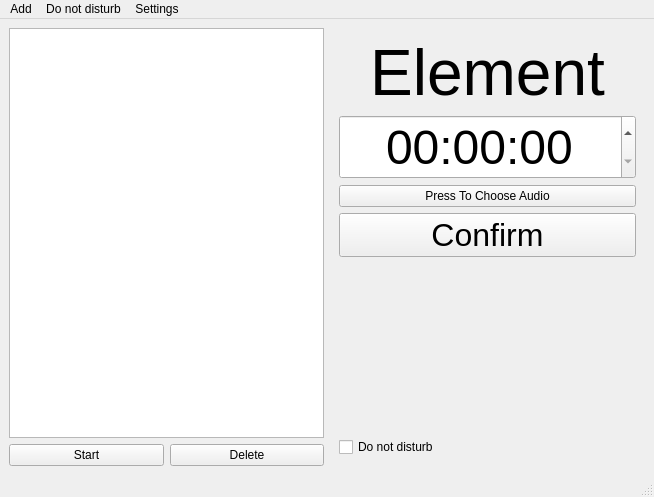
<?xml version="1.0" encoding="UTF-8"?>
<ui version="4.0">
 <class>MainWindow</class>
 <widget class="QMainWindow" name="MainWindow">
  <property name="geometry">
   <rect>
    <x>0</x>
    <y>0</y>
    <width>654</width>
    <height>497</height>
   </rect>
  </property>
  <property name="windowTitle">
   <string>MainWindow</string>
  </property>
  <property name="styleSheet">
   <string notr="true"/>
  </property>
  <widget class="QWidget" name="centralwidget">
   <layout class="QGridLayout" name="gridLayout_2">
    <item row="0" column="0" rowspan="3">
     <layout class="QVBoxLayout" name="verticalLayout_2">
      <item>
       <widget class="QListWidget" name="listWidget">
        <property name="styleSheet">
         <string notr="true">QListView::item:alternate {
    background: #EEEEEE;
}

QListView::item:selected {
    border: 1px solid #6a6ea9;
}

QListView::item:selected:!active {
    background: qlineargradient(x1: 0, y1: 0, x2: 0, y2: 1,
                                stop: 0 #ABAFE5, stop: 1 #8588B2);
}

QListView::item:selected:active {
    background: qlineargradient(x1: 0, y1: 0, x2: 0, y2: 1,
                                stop: 0 #6a6ea9, stop: 1 #888dd9);
}

QListView::item:hover {
    background: qlineargradient(x1: 0, y1: 0, x2: 0, y2: 1,
                                stop: 0 #FAFBFE, stop: 1 #DCDEF1);
}</string>
        </property>
       </widget>
      </item>
      <item>
       <layout class="QHBoxLayout" name="horizontalLayout">
        <item>
         <widget class="QPushButton" name="startbutton">
          <property name="text">
           <string>Start</string>
          </property>
         </widget>
        </item>
        <item>
         <widget class="QPushButton" name="pushButton_2">
          <property name="text">
           <string>Delete</string>
          </property>
         </widget>
        </item>
       </layout>
      </item>
     </layout>
    </item>
    <item row="0" column="1">
     <widget class="QWidget" name="container" native="true">
      <layout class="QVBoxLayout" name="verticalLayout_3">
       <item>
        <widget class="QLabel" name="Creation_of_type">
         <property name="sizePolicy">
          <sizepolicy hsizetype="MinimumExpanding" vsizetype="Fixed">
           <horstretch>0</horstretch>
           <verstretch>0</verstretch>
          </sizepolicy>
         </property>
         <property name="maximumSize">
          <size>
           <width>16777215</width>
           <height>16777215</height>
          </size>
         </property>
         <property name="font">
          <font>
           <pointsize>48</pointsize>
          </font>
         </property>
         <property name="text">
          <string>Element</string>
         </property>
         <property name="alignment">
          <set>Qt::AlignCenter</set>
         </property>
        </widget>
       </item>
       <item>
        <widget class="QTimeEdit" name="TimeSelection">
         <property name="sizePolicy">
          <sizepolicy hsizetype="Expanding" vsizetype="Preferred">
           <horstretch>0</horstretch>
           <verstretch>60</verstretch>
          </sizepolicy>
         </property>
         <property name="minimumSize">
          <size>
           <width>0</width>
           <height>60</height>
          </size>
         </property>
         <property name="maximumSize">
          <size>
           <width>16777215</width>
           <height>16777215</height>
          </size>
         </property>
         <property name="font">
          <font>
           <pointsize>36</pointsize>
          </font>
         </property>
         <property name="alignment">
          <set>Qt::AlignCenter</set>
         </property>
         <property name="currentSection">
          <enum>QDateTimeEdit::HourSection</enum>
         </property>
         <property name="displayFormat">
          <string>HH:mm:ss</string>
         </property>
        </widget>
       </item>
       <item>
        <widget class="QPushButton" name="choose_sound">
         <property name="text">
          <string>Press To Choose Audio</string>
         </property>
        </widget>
       </item>
       <item>
        <widget class="QPushButton" name="confirm_button">
         <property name="sizePolicy">
          <sizepolicy hsizetype="Preferred" vsizetype="Fixed">
           <horstretch>0</horstretch>
           <verstretch>0</verstretch>
          </sizepolicy>
         </property>
         <property name="font">
          <font>
           <pointsize>24</pointsize>
          </font>
         </property>
         <property name="text">
          <string>Confirm</string>
         </property>
        </widget>
       </item>
      </layout>
     </widget>
    </item>
    <item row="1" column="1">
     <spacer name="verticalSpacer">
      <property name="orientation">
       <enum>Qt::Vertical</enum>
      </property>
      <property name="sizeHint" stdset="0">
       <size>
        <width>20</width>
        <height>50</height>
       </size>
      </property>
     </spacer>
    </item>
    <item row="2" column="1">
     <widget class="QWidget" name="widget" native="true">
      <layout class="QGridLayout" name="gridLayout">
       <item row="0" column="0">
        <layout class="QHBoxLayout" name="horizontalLayout_2">
         <item>
          <widget class="QCheckBox" name="dont_disturb_check">
           <property name="text">
            <string>Do not disturb </string>
           </property>
          </widget>
         </item>
         <item>
          <widget class="QLabel" name="from_to_dont_disturb">
           <property name="text">
            <string/>
           </property>
           <property name="alignment">
            <set>Qt::AlignCenter</set>
           </property>
          </widget>
         </item>
        </layout>
       </item>
      </layout>
     </widget>
    </item>
   </layout>
  </widget>
  <widget class="QMenuBar" name="menubar">
   <property name="geometry">
    <rect>
     <x>0</x>
     <y>0</y>
     <width>654</width>
     <height>22</height>
    </rect>
   </property>
   <widget class="QMenu" name="menuAdd">
    <property name="title">
     <string>Add</string>
    </property>
    <addaction name="actionTimer"/>
    <addaction name="actionAlarm_Clock"/>
   </widget>
   <widget class="QMenu" name="menuDo_not_disturb">
    <property name="title">
     <string>Do not disturb</string>
    </property>
    <addaction name="actionset_change_don_t_disturb_time"/>
   </widget>
   <widget class="QMenu" name="menuSettings">
    <property name="title">
     <string>Settings</string>
    </property>
    <widget class="QMenu" name="menutime_format">
     <property name="title">
      <string>time format</string>
     </property>
     <addaction name="actionhh_mm_ss"/>
     <addaction name="actionhh_mm"/>
     <addaction name="actionhh_mm_ss_Am_Pm"/>
     <addaction name="actionhh_mm_Am_Pm"/>
    </widget>
    <addaction name="menutime_format"/>
   </widget>
   <addaction name="menuAdd"/>
   <addaction name="menuDo_not_disturb"/>
   <addaction name="menuSettings"/>
  </widget>
  <widget class="QStatusBar" name="statusbar"/>
  <action name="actiondo_not_disturb_time">
   <property name="text">
    <string>do not disturb time</string>
   </property>
  </action>
  <action name="actionTimer">
   <property name="text">
    <string>Timer</string>
   </property>
  </action>
  <action name="actionAlarm_Clock">
   <property name="text">
    <string>Alarm Clock</string>
   </property>
  </action>
  <action name="actionshow_don_t_disturb_time">
   <property name="text">
    <string>show don't disturb time</string>
   </property>
  </action>
  <action name="actionset_change_don_t_disturb_time">
   <property name="text">
    <string>set/change don't disturb time</string>
   </property>
  </action>
  <action name="actionhh_mm_ss">
   <property name="text">
    <string>hh:mm:ss</string>
   </property>
  </action>
  <action name="actionhh_mm">
   <property name="text">
    <string>hh:mm</string>
   </property>
  </action>
  <action name="actionhh_mm_ss_Am_Pm">
   <property name="text">
    <string>hh:mm:ss    Am/Pm</string>
   </property>
  </action>
  <action name="actionhh_mm_Am_Pm">
   <property name="text">
    <string>hh:mm    Am /Pm</string>
   </property>
  </action>
 </widget>
 <resources/>
 <connections/>
</ui>
